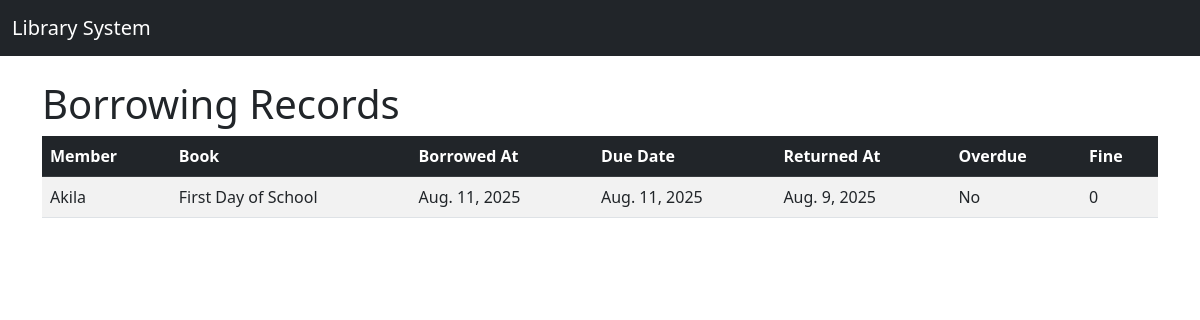
Page /borrowing/ on the committed database.
### borrowing/models.py (models this page shows, shortened)
class BorrowingRecord(models.Model):
    member = models.ForeignKey(Member, on_delete=models.CASCADE)
    book = models.ForeignKey(Book, on_delete=models.CASCADE)
    borrowed_at = models.DateField(auto_now_add=True)
    due_date = models.DateField(blank=True, null=True)
    returned_at = models.DateField(null=True, blank=True)
    def is_overdue(self):
        if self.returned_at:
            return self.returned_at > self.due_date
        return timezone.now().date() > self.due_date
    def fine_amount(self):
        if self.returned_at and self.returned_at > self.due_date:
            days_late = (self.returned_at - self.due_date).days
            return days_late * 5
        elif not self.returned_at and timezone.now().date() > self.due_date:
            days_late = (timezone.now().date() - self.due_date).days
            return days_late * 5
        return 0

### members/models.py (models this page shows, shortened)
class Member(models.Model):
    full_name = models.CharField(max_length=255)
    email = models.EmailField(unique=True)
    member_id = models.CharField(max_length=20, unique=True)
    joined_date = models.DateField(auto_now_add=True)

### books/models.py (models this page shows, shortened)
class Book(models.Model):
    title = models.CharField(max_length=255)
    author = models.CharField(max_length=255)
    isbn = models.CharField(max_length=13, unique=True)
    description = models.TextField(blank=True)
    total_copies = models.PositiveIntegerField(default=1)
    available_copies = models.PositiveIntegerField(default=1)
    barcode = models.CharField(max_length=50, blank=True, null=True)

### borrowing/views.py (the view)
# urls.py: path('', views.borrowing_list, name='borrowing_list'),
def borrowing_list(request):
    records = BorrowingRecord.objects.select_related('member', 'book').all()
    return render(request, 'borrowing/borrowing_list.html', {'records': records})

### borrowing/templates/borrowing/borrowing_list.html (shortened to what this page needs)
{% load static %}
<!DOCTYPE html>
<html lang="en">
<head>
  <link href="https://cdn.jsdelivr.net/npm/bootstrap@5.5.0/dist/css/bootstrap.min.css" rel="stylesheet" />
</head>
<body>
<nav class="navbar navbar-expand-lg navbar-dark bg-dark mb-4">
  <div class="container-fluid">
    <a class="navbar-brand" href="#">Library System</a>
  </div>
</nav>
<div class="container">
  <h1>Borrowing Records</h1>
  <table class="table table-striped table-hover">
    <thead class="table-dark">
      <tr>
        <th>Member</th>
        <th>Book</th>
        <th>Borrowed At</th>
        <th>Due Date</th>
        <th>Returned At</th>
        <th>Overdue</th>
        <th>Fine</th>
      </tr>
    </thead>
    <tbody>
      {% for record in records %}
      <tr>
        <td>{{ record.member.full_name }}</td>
        <td>{{ record.book.title }}</td>
        <td>{{ record.borrowed_at }}</td>
        <td>{{ record.due_date }}</td>
        <td>{{ record.returned_at|default:"-" }}</td>
        <td>{% if record.is_overdue %}<span class="text-danger">Yes</span>{% else %}No{% endif %}</td>
        <td>{{ record.fine_amount }}</td>
      </tr>
      {% empty %}
      <tr>
        <td colspan="7">No borrowing records found.</td>
      </tr>
      {% endfor %}
    </tbody>
  </table>
</div>
</body>
</html>

### rows in the picture
BorrowingRecord: member.full_name "Akila", book "First Day of School", borrowed_at "Aug. 11, 2025", due_date "Aug. 11, 2025", returned_at "Aug. 9, 2025", shows "No", fine_amount "0"
